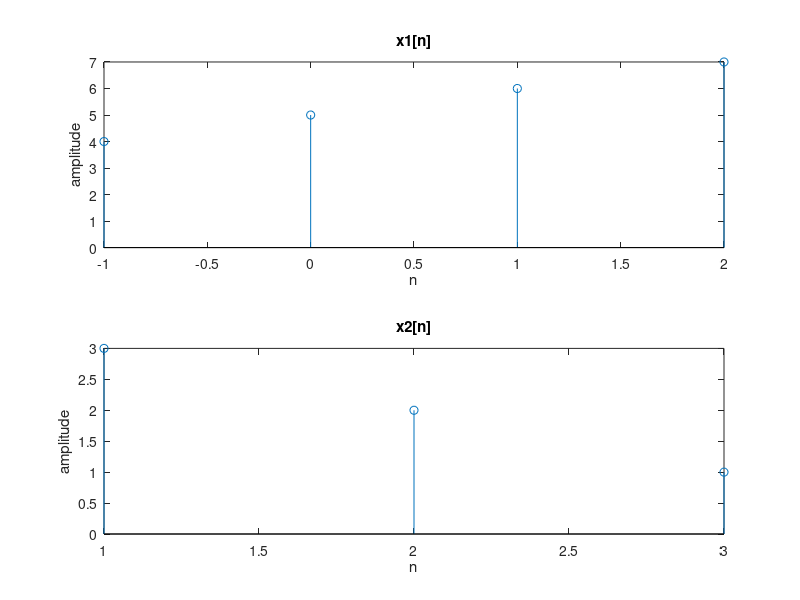
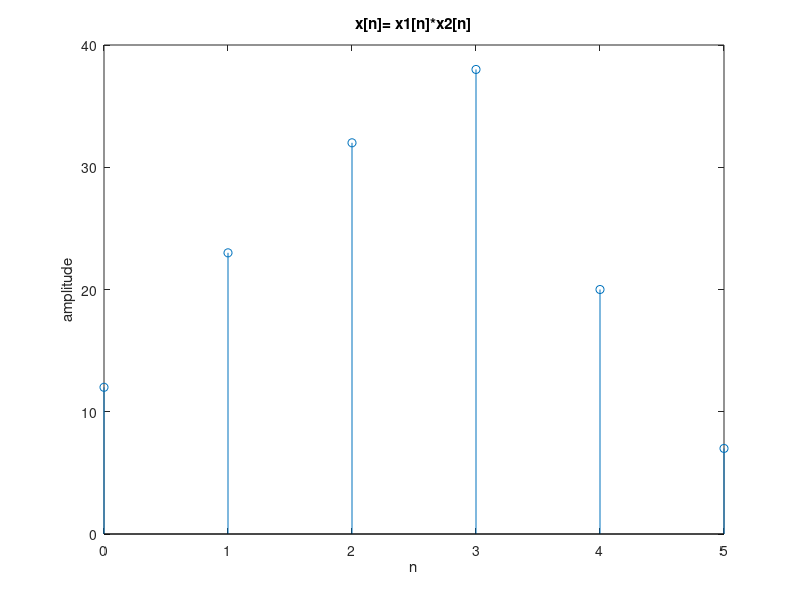

MATLAB code for these plots, in order:
n1 = [-1:1:2];  %create discrete time vector n1 for x1[n]
n2 = [1:1:3];   %create discrete time vector n2 for x2[n]

x1 = [4 5 6 7]; %create a vector x1 with the amplitudes of x1[n]  
x2 = [3 2 1];   %create a vector x2 with the amplitudes of x2[n]  

figure(1)       %create figure 1 
subplot(2,1,1); 
stem(n1,x1);    %in figure 1 plot x1[n]
title('x1[n]');
xlabel('n');
ylabel('amplitude');

subplot(2,1,2);
stem(n2,x2);    %and x2[n]
title('x2[n]');
xlabel('n');
ylabel('amplitude');

x = conv(x1,x2); %x <- concolution of x1 and x2
n = [n1(1)+n2(1): 1 :n1(end)+n2(end)]; %create the discrete time vector n for x[n]

figure(2)       %in figure 2 
stem(n,x)       %plot x[n]
title('x[n]= x1[n]*x2[n]');
xlabel('n');
ylabel('amplitude');
